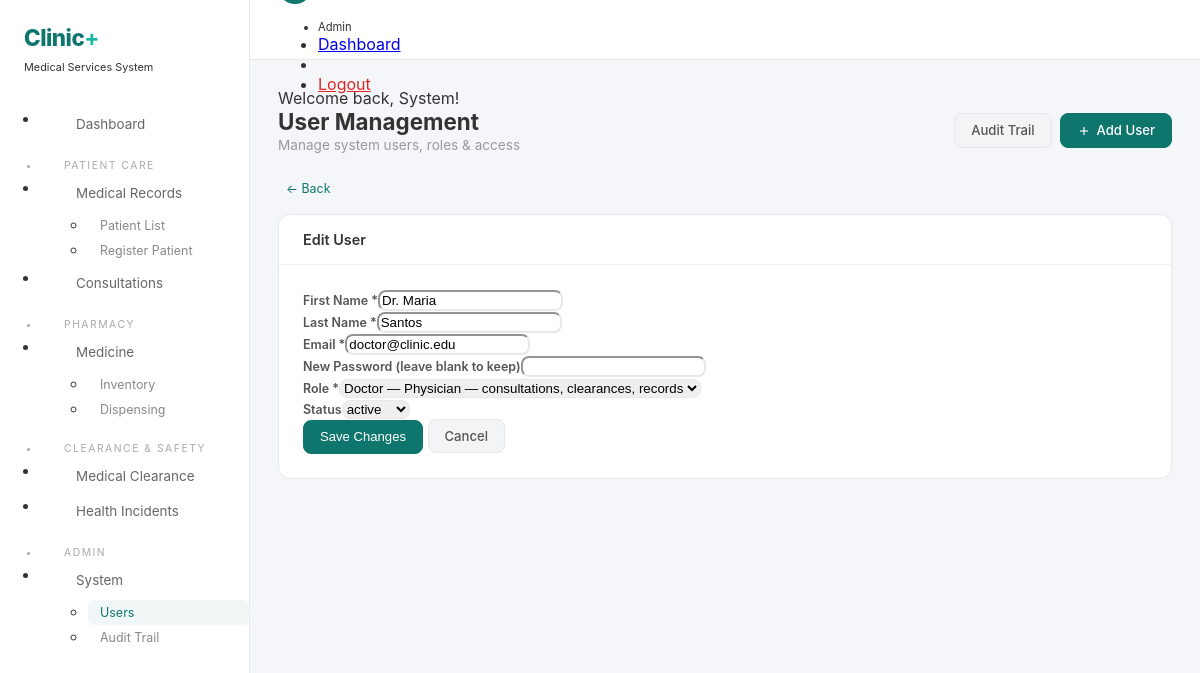
Screenshot of /modules/user_management/index.php?edit=2 (signed in) with the database file from the repository.
### tables this page shows
CREATE TABLE `users` (
  `user_id` int(11) NOT NULL AUTO_INCREMENT,
  `first_name` varchar(100) NOT NULL,
  `last_name` varchar(100) NOT NULL,
  `email` varchar(150) NOT NULL,
  `password_hash` varchar(255) NOT NULL,
  `role_id` int(11) NOT NULL,
  `status` enum('active','inactive','locked') DEFAULT 'active',
  `last_login` datetime DEFAULT NULL,
  `created_at` timestamp NOT NULL DEFAULT current_timestamp(),
  `updated_at` timestamp NOT NULL DEFAULT current_timestamp() ON UPDATE current_timestamp(),
  PRIMARY KEY (`user_id`),
  UNIQUE KEY `email` (`email`),
  KEY `fk_user_role` (`role_id`),
  CONSTRAINT `fk_user_role` FOREIGN KEY (`role_id`) REFERENCES `roles` (`role_id`)
);

CREATE TABLE `roles` (
  `role_id` int(11) NOT NULL AUTO_INCREMENT,
  `role_name` varchar(50) NOT NULL,
  `description` varchar(255) DEFAULT NULL,
  PRIMARY KEY (`role_id`),
  UNIQUE KEY `role_name` (`role_name`)
);

### includes/helpers.php (called while the page is built, shortened)
<?php
function sanitize_output(string $d): string { return htmlspecialchars($d, ENT_QUOTES, 'UTF-8'); }
function base_url(): string { $p=(!empty($_SERVER['HTTPS'])&&$_SERVER['HTTPS']!=='off')?'https':'http'; return "{$p}://".($_SERVER['HTTP_HOST']??'localhost')."/clinic"; }
function get_module_path(string $m): string { return base_url()."/modules/{$m}"; }

### modules/user_management/index.php (the view, shortened to what this page needs)
<?php
require_once __DIR__.'/../../includes/helpers.php';
$db=Database::getConnection();
$roles=$db->query("SELECT * FROM roles ORDER BY role_id")->fetchAll(PDO::FETCH_ASSOC);
$showCreate=($_GET['action']??'')==='create';
$showEdit=isset($_GET['edit']);
$editUser=null;
if($showEdit){$stmt=$db->prepare("SELECT * FROM users WHERE user_id=?");$stmt->execute([(int)$_GET['edit']]);$editUser=$stmt->fetch(PDO::FETCH_ASSOC);}
$pageTitle='User Management';include __DIR__.'/../../includes/layout_top.php';
?>
<div class="page-hd">
<div><h3>User Management</h3><p>Manage system users, roles &amp; access</p></div>
<div class="flex gap-8">
<a href="<?=get_module_path('user_management')?>/audit.php" class="btn btn-s">Audit Trail</a>
<a href="?action=create" class="btn btn-p"><svg width="14" height="14" viewBox="0 0 24 24" fill="none" stroke="currentColor" stroke-width="2"><line x1="12" y1="5" x2="12" y2="19"/><line x1="5" y1="12" x2="19" y2="12"/></svg> Add User</a>
</div>
</div>
<?php if($showCreate||($showEdit&&$editUser)):$u=$editUser;$isEdit=(bool)$u;?>
<a href="?" class="btn-txt" style="margin-bottom:14px;display:inline-block">&larr; Back</a>
<div class="card"><div class="card-hd"><h5><?=$isEdit?'Edit':'Add'?> User</h5></div>
<div class="card-bd"><form method="POST" class="uk-form-stacked">
<div class="uk-grid-small" uk-grid>
<div class="uk-width-1-3@m"><label class="uk-form-label">First Name *</label><input type="text" name="first_name" class="uk-input uk-form-small" value="<?=sanitize_output($u['first_name']??'')?>" required></div>
<div class="uk-width-1-3@m"><label class="uk-form-label">Last Name *</label><input type="text" name="last_name" class="uk-input uk-form-small" value="<?=sanitize_output($u['last_name']??'')?>" required></div>
<div class="uk-width-1-3@m"><label class="uk-form-label">Email *</label><input type="email" name="email" class="uk-input uk-form-small" value="<?=sanitize_output($u['email']??'')?>" required></div>
<div class="uk-width-1-3@m"><label class="uk-form-label"><?=$isEdit?'New Password (leave blank to keep)':'Password *'?></label><input type="password" name="password" class="uk-input uk-form-small" <?=$isEdit?'':'required'?>></div>
<div class="uk-width-1-3@m"><label class="uk-form-label">Role *</label><select name="role_id" class="uk-select uk-form-small" required><?php foreach($roles as $r):?><option value="<?=$r['role_id']?>" <?=($u['role_id']??'')==$r['role_id']?'selected':''?>><?=sanitize_output($r['role_name'])?> — <?=sanitize_output($r['description']??'')?></option><?php endforeach;?></select></div>
<div class="uk-width-1-3@m"><label class="uk-form-label">Status</label><select name="status" class="uk-select uk-form-small"><?php foreach(['active','inactive','locked'] as $ss):?><option <?=($u['status']??'active')===$ss?'selected':''?>><?=$ss?></option><?php endforeach;?></select></div>
<div class="uk-width-1-1 uk-margin-top"><button class="btn btn-p"><?=$isEdit?'Save Changes':'Create User'?></button> <a href="?" class="btn btn-s">Cancel</a></div>
</div></form></div></div>
<?php endif;?>
<?php include __DIR__.'/../../includes/layout_bottom.php';?>

### includes/layout_top.php (style rules this page uses)
:root { --c1:#0f766e;--c2:#14b8a6;--bg:#f4f6f9;--card:#fff;--border:#e8e8e8 }
* { box-sizing:border-box }
body { background:var(--bg);font-family:-apple-system,BlinkMacSystemFont,'Segoe UI',Roboto,sans-serif;margin:0;color:#333 }
.uk-form-label { font-size:.78rem;font-weight:600;color:#555;margin-bottom:3px }
.uk-input,.uk-select,.uk-textarea { border-radius:8px!important;border-color:var(--border)!important }
.page-hd { display:flex;align-items:center;justify-content:space-between;flex-wrap:wrap;gap:12px;margin-bottom:24px }
.page-hd h3 { font-weight:700;font-size:1.4rem;margin:0 }
.page-hd p { color:#999;font-size:.85rem;margin:2px 0 0 }
.card { background:var(--card);border:1px solid var(--border);border-radius:12px;overflow:hidden;margin-bottom:16px }
.card-hd { padding:16px 24px;border-bottom:1px solid #f0f0f0;display:flex;align-items:center;justify-content:space-between }
.card-hd h5 { font-size:.9rem;font-weight:600;margin:0 }
.card-bd { padding:24px }
.btn { display:inline-flex;align-items:center;gap:6px;padding:7px 16px;border-radius:8px;font-size:.82rem;font-weight:500;border:1px solid var(--border);background:#fff;color:#555;cursor:pointer;transition:.15s;text-decoration:none;line-height:1.4 }
.btn-p { background:var(--c1);color:#fff;border-color:var(--c1) }
.btn-s { background:#f3f4f6;color:#555;border-color:#e5e7eb }
.btn-txt { background:none;border:none;color:var(--c1);padding:4px 8px;font-size:.78rem;cursor:pointer;text-decoration:none }
.flex { display:flex }
.gap-8 { gap:8px }

### rows the page displays
users: first_name "Dr. Maria", last_name "Santos", email "doctor@clinic.edu", role_id "Doctor — Physician — consultations, clearances, records", status "active"

### other values shown
Auth::getUserRole() "Admin"
sanitize_output($__msg) "Welcome back, System!"
